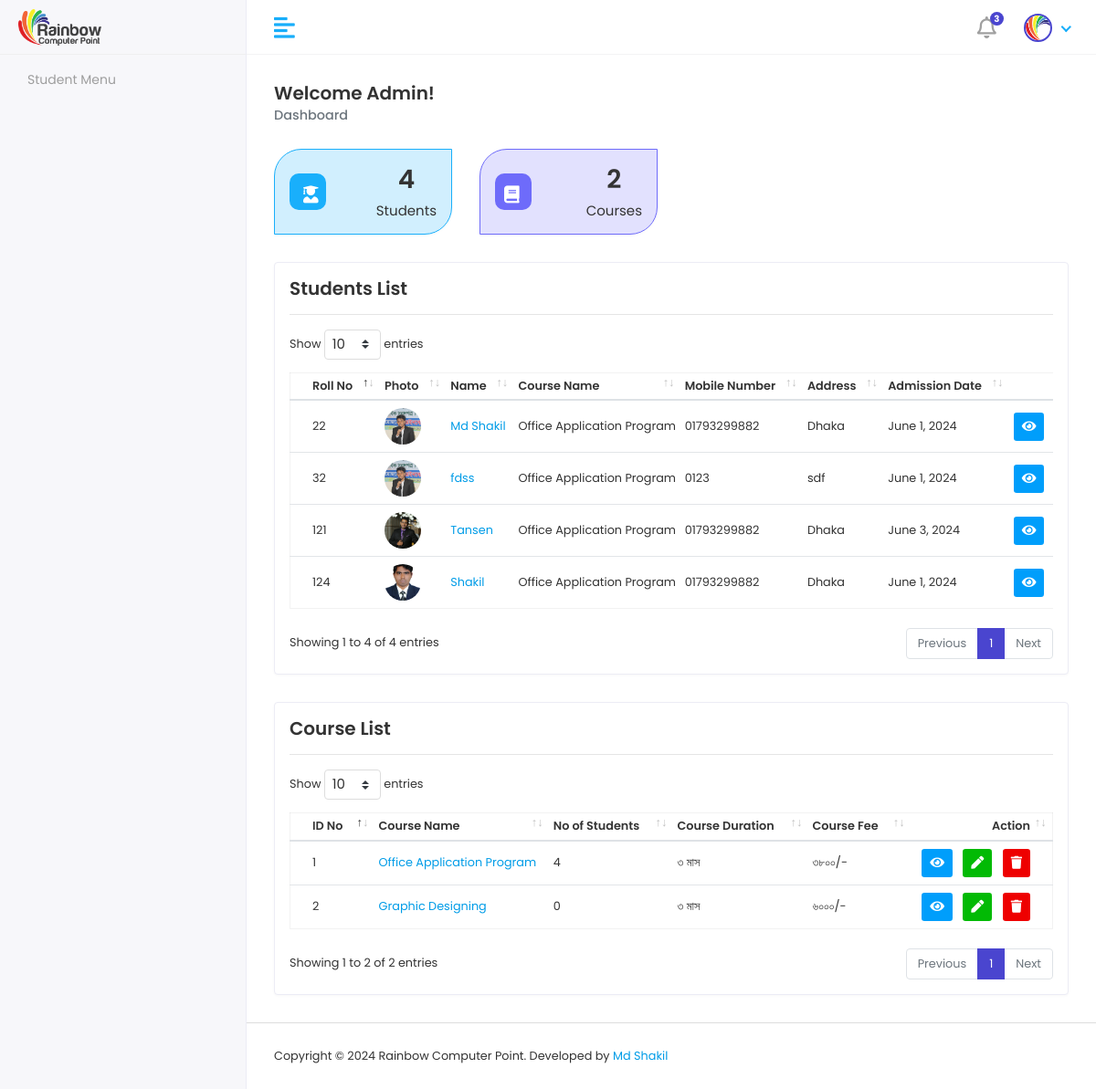
/adminDashboard/, run on the app's committed database.
### RainbowApp/models.py (models this page shows)
class StudentInfoModel(models.Model):
    user = models.OneToOneField(CustomUserModel, on_delete =models.CASCADE,related_name='studentuser', null=True)
    StudentName = models.CharField(max_length=100, null=True)
    FatherName = models.CharField(max_length=100, null=True)
    MotherName = models.CharField(max_length=100, null=True)
    GENDER = [
        ('Male','Male'),
        ('Female','Female'),
    ]
    Gender = models.CharField(choices=GENDER,max_length=100, null=True)
    DOB = models.DateField(null=True)
    Religion = models.CharField(max_length=100, null=True)
    Mobile = models.CharField(max_length=100, null=True)
    EmergencyMobile = models.CharField(max_length=100, null=True)
    StudentPhoto = models.ImageField(upload_to='studentphoto', null=True)
    PresentAddress = models.CharField(max_length=100, null=True)
    PermanentAddress = models.CharField(max_length=100, null=True)
    RollNo = models.CharField(max_length=100, null=True)
    CourseName = models.ForeignKey(CourseInfoModel,on_delete=models.SET_NULL,related_name='courseinfomodel', null=True)
    BatchNo = models.ForeignKey(BatchInfoModel,on_delete=models.SET_NULL,related_name='batchinfomodel', null=True)
    Batchschedule = models.CharField(max_length=100, null=True)
    SECTION = [
        ('A','A'),
        ('B','B'),
        ('C','C'),
    ]
    Section = models.CharField(max_length=100, null=True)
    CourseFee = models.CharField(max_length=100, null=True)
    Payment = models.CharField(max_length=100, null=True)
    Due = models.CharField(max_length=100, null=True)
    AdmissionDate = models.DateField(auto_now_add=True)
    LastModified = models.DateField(auto_now=True)

class CourseInfoModel(models.Model):
    CourseName = models.CharField(max_length=100, null=True)
    CourseDuration = models.CharField(max_length=100, null=True)
    WeeklyClass = models.CharField(max_length=100, null=True)
    ClassDurationHour = models.CharField(max_length=100, null=True)
    ClassDurationMinute = models.CharField(max_length=100, null=True)
    CourseFee = models.CharField(max_length=100, null=True)
    AboutCourse = models.TextField(null=True)
    CourseTopics = models.TextField(null=True)
    CourseImage = models.ImageField(upload_to='courseImg',null=True)
    def __str__(self):
        return self.CourseName

### RainbowProject/views.py (the view)
# urls.py: path('adminDashboard/',adminDashboard, name='adminDashboard'),
def adminDashboard(request):
    studentinfo = StudentInfoModel.objects.all()
    courseinfo = CourseInfoModel.objects.all()
    courseList = []
    totalStudents = 0
    for i in courseinfo:
        studentcount = StudentInfoModel.objects.filter(CourseName=i).count()
        totalStudents+=studentcount
        courseList.append(
            {
            'id':i.id,
            'CourseName':i.CourseName,
            'studentcount':studentcount,
            'CourseDuration':i.CourseDuration,
            'CourseFee':i.CourseFee,
            }
        )
    totalCourse = len(courseList)
    context = {
        'studentinfo':studentinfo,
        'courseList':courseList,
        'totalStudents':totalStudents,
        'totalCourse':totalCourse,
    }
    return render(request,'myadmin/admindashboard.html',context)

### template/myadmin/admindashboard.html (shortened to what this page needs)
{% extends 'adminmaster/adminmaster.html' %}
{% block admincontent %}
<div class="content container-fluid">
   <div class="page-header">
      <div class="row">
         <div class="col-sm-12">
            <h3 class="page-title">Welcome Admin!</h3>
            <ul class="breadcrumb">
               <li class="breadcrumb-item active">Dashboard</li>
            </ul>
         </div>
      </div>
   </div>
   <div class="row">
      <div class="col-xl-3 col-sm-6 col-12 d-flex">
         <div class="card bg-two w-100">
            <div class="card-body">
               <div class="db-widgets d-flex justify-content-between align-items-center">
                  <div class="db-icon">
                     <i class="fas fa-user-graduate"></i>
                  </div>
                  <div class="db-info text-center">
                     <h3>{{totalStudents}}</h3>
                     <h6>Students</h6>
                  </div>
               </div>
            </div>
         </div>
      </div>
      <div class="col-xl-3 col-sm-6 col-12 d-flex">
         <div class="card bg-four w-100">
            <div class="card-body">
               <div class="db-widgets d-flex justify-content-between align-items-center">
                  <div class="db-icon">
                     <i class="fas fa-book"></i>
                  </div>
                  <div class="db-info text-center">
                     <h3>{{totalCourse}}</h3>
                     <h6>Courses</h6>
                  </div>
               </div>
            </div>
         </div>
      </div>
   </div>
   <div class="row">
      <div class="col-sm-12">
         <div class="card card-table">
            <div class="card-body">
               <h3 class="page-title">Students List</h3>
               <hr>
               <div class="table-responsive">
                   {% include 'commons/message.html' %}
                  <table class="table table-hover table-center mb-0 datatable">
                     <thead>
                        <tr>
                           <th>Roll No</th>
                           <th>Photo</th>
                           <th>Name</th>
                           <th>Course Name</th>
                           <th>Mobile Number</th>
                           <th>Address</th>
                           <th>Admission Date</th>
                           <th class="text-right">Action</th>
                        </tr>
                     </thead>
                     <tbody>
                       {% for i in studentinfo %}
                       <tr>
                          <td>{{i.RollNo}}</td>
                          <td>
                           <h2 class="table-avatar">
                              <a class="avatar avatar-sm mr-2"><img class="avatar-img rounded-circle" src="{{i.StudentPhoto.url}}" alt="User Image"></a>
                           </h2>
                          <td>
                                <a href="">{{i.StudentName}}</a>
                          </td>
                          <td>{{i.CourseName}}</td>
                          <td>{{i.Mobile}}</td>
                          <td>{{i.PresentAddress}}</td>
                          <td>{{i.AdmissionDate}}</td>
                          <td class="text-right">
                             <div class="actions">
                                <a href="" class="btn btn-sm bg-info-light mr-2">
                                <i class="fas fa-eye"></i>
                                </a>
                             </div>
                          </td>
                       </tr>
                       {% endfor %}
                     </tbody>
                  </table>
               </div>
            </div>
         </div>
      </div>
   </div>
   <div class="row">
      <div class="col-sm-12">
         <div class="card card-table">
            <div class="card-body">
               <h3 class="page-title">Course List</h3>
               <hr>
               <div class="table-responsive">
                   {% include 'commons/message.html' %}
                  <table class="table table-hover table-center mb-0 datatable">
                     <thead>
                        <tr>
                           <th>ID No</th>
                           <th>Course Name</th>
                           <th>No of Students</th>
                           <th>Course Duration</th>
                           <th>Course Fee</th>
                           <th class="text-right">Action</th>
                        </tr>
                     </thead>
                     <tbody>
                       {% for i in courseList %}
                       <tr>
                          <td>{{i.id}}</td>
                          <td>
                             <a href="">{{i.CourseName}}</a>
                          </td>
                          <td>{{i.studentcount}}</td>
                          <td>{{i.CourseDuration}} মাস</td>
                          <td>{{i.CourseFee}}/-</td>
                          <td class="text-right">
                             <div class="actions">
                                <a href="" class="btn btn-sm bg-info-light mr-2">
                                <i class="fas fa-eye"></i>
                                </a>
                                <a href="{% url 'editCoursePage' i.id %}" class="btn btn-sm bg-success-light mr-2">
                                <i class="fas fa-pen"></i>
                                </a>
                                <a href="{% url 'deleteCourse' i.id %}" class="btn btn-sm bg-danger-light">
                                <i class="fas fa-trash"></i>
                                </a>
                             </div>
                          </td>
                       </tr>
                       {% endfor %}
                     </tbody>
                  </table>
               </div>
            </div>
         </div>
      </div>
   </div>
</div>
{% endblock admincontent %}

### static/assets/css/style.css (style rules this page uses)
html { height: 100%; }
body { background-color: #fff; color: #333; font-family: 'Poppins', sans-serif; font-size: 0.8rem; height: 100%; line-height: 1; overflow-x: hidden; }
h1, h2, h3, h4, h5, h6 { font-family: 'Poppins', sans-serif; margin-top: 0; }
a { color: #009ce7; }
input, button, a { transition: all 0.4s ease; -moz-transition: all 0.4s ease; -o-transition: all 0.4s ease; -ms-transition: all 0.4s ease; -webkit-transition: all 0.4s ease; }
ul, ol { padding: 0px; list-style: none; }
.table { color: #333; max-width: 100%; margin-bottom: 0; width: 100%; }
.table.dataTable { border-collapse: collapse !important; border: 1px solid rgba(0, 0, 0, 0.05); }
table.table td h2 { display: inline-block; font-size: inherit; font-weight: 400; margin: 0; padding: 0; vertical-align: middle; }
table.table td h2.table-avatar { align-items: center; display: inline-flex; font-size: inherit; font-weight: 400; margin: 0; padding: 0; vertical-align: middle; white-space: nowrap; }
table.table td h2 a { color: #333; }
.table thead tr th { font-weight: 600; }
.table tbody tr { border-bottom: 1px solid rgba(0, 0, 0, 0.05); }
.table.table-center td, .table.table-center th { vertical-align: middle; }
.card-table .card-body .table > thead > tr > th { border-top: 0; }
.card-table .card-body .table tr td:first-child, .card-table .card-body .table tr th:first-child { padding-left: 1.5rem; }
.card-table .card-body .table tr td:last-child, .card-table .card-body .table tr th:last-child { padding-right: 1.5rem; }
.card-table .table td, .card-table .table th { border-top: 1px solid #e2e5e8; padding: 0.5rem 0.3rem; white-space: nowrap; }
.card { border: 1px solid #ececf5; box-shadow: 0 1px 3px 0 rgba(0, 0, 0, 0.03); margin-bottom: 1.875rem; }
.card-body { padding: 1rem; }
.bg-info-light { background-color:#009efb !important; color:#fff !important; }
.bg-danger-light { background-color:#ee0000 !important; color:#fff !important; }
.bg-success-light { background-color: #02ba05; color: #fff; }
.avatar { position: relative; display: inline-block; width: 3rem; height: 3rem }
.avatar > img { width: 100%; height: 100%; -o-object-fit: cover; object-fit: cover; }
.avatar-sm { width: 2.5rem; height: 2.5rem; }
.page-wrapper > .content { padding: 1.875rem 1.875rem 0; }
.page-header { margin-bottom: 1.875rem; }
.page-header .breadcrumb { background-color: transparent; color: #6c757d; font-size: 0.9rem; font-weight: 500; margin-bottom: 0; padding: 0; }
.page-title { font-size: 20px; font-weight: 600; color: #333; margin-bottom: 5px; }
.bg-two { background-color: rgb(25 175 251 / 0.2); border-color: #19affb; border-radius: 30px 0px; }
.bg-four { background-color: rgb(110 107 250 / 0.2); border-color: #6e6bfa; border-radius: 30px 0px; }
.db-icon { font-size: 19px; width: 40px; height: 40px; padding: 13px 10px; border-radius: 10px; color: #fff; margin-right: 20px; }
.bg-two .db-icon { background-color: #19affb; padding: 13px 15px; }
.bg-four .db-icon { background-color: #6e6bfa; }
.db-info h3 { font-size: 28px; font-weight: 600; color: #333333; }
.db-info h6 { margin: 0px; font-weight: 400; font-size: 15px; color: #333333; }

### data on the page
StudentInfoModel: RollNo "22", StudentPhoto (picture), StudentName "Md Shakil", CourseName "Office Application Program", Mobile "01793299882", PresentAddress "Dhaka", AdmissionDate "June 1, 2024"
StudentInfoModel: RollNo "32", StudentPhoto (picture), StudentName "fdss", CourseName "Office Application Program", Mobile "0123", PresentAddress "sdf", AdmissionDate "June 1, 2024"
StudentInfoModel: RollNo "124", StudentPhoto (picture), StudentName "Shakil", CourseName "Office Application Program", Mobile "01793299882", PresentAddress "Dhaka", AdmissionDate "June 1, 2024"
StudentInfoModel: RollNo "121", StudentPhoto (picture), StudentName "Tansen", CourseName "Office Application Program", Mobile "01793299882", PresentAddress "Dhaka", AdmissionDate "June 3, 2024"
CourseInfoModel: CourseName "Office Application Program", CourseFee "৩৮০০"
CourseInfoModel: CourseName "Graphic Designing", CourseFee "৬০০০"

### other printed values
{{ totalStudents }} "4"
{{ totalCourse }} "2"
{{ i.id }} "1" "2"
{{ i.studentcount }} "4" "0"
{{ i.CourseDuration }} "৩" "৩"
